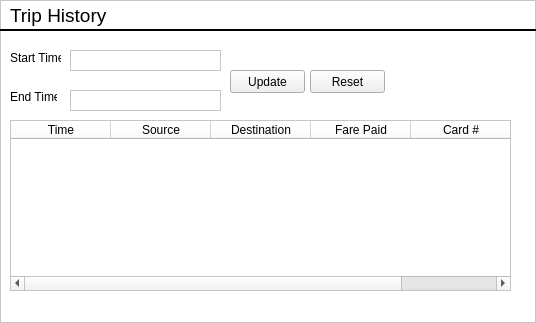
<?xml version="1.0" encoding="UTF-8"?>
<ui version="4.0">
 <class>Frame</class>
 <widget class="QFrame" name="Frame">
  <property name="geometry">
   <rect>
    <x>0</x>
    <y>0</y>
    <width>536</width>
    <height>323</height>
   </rect>
  </property>
  <property name="windowTitle">
   <string>Trip History</string>
  </property>
  <property name="windowIcon">
   <iconset>
    <normaloff>marta-logo.png</normaloff>marta-logo.png</iconset>
  </property>
  <property name="toolTipDuration">
   <number>-1</number>
  </property>
  <property name="styleSheet">
   <string notr="true">QFrame {background-color: #ffffff}</string>
  </property>
  <property name="frameShape">
   <enum>QFrame::StyledPanel</enum>
  </property>
  <property name="frameShadow">
   <enum>QFrame::Raised</enum>
  </property>
  <widget class="QTextEdit" name="startTimeTextEdit">
   <property name="geometry">
    <rect>
     <x>70</x>
     <y>50</y>
     <width>151</width>
     <height>21</height>
    </rect>
   </property>
   <property name="verticalScrollBarPolicy">
    <enum>Qt::ScrollBarAlwaysOff</enum>
   </property>
  </widget>
  <widget class="QPushButton" name="updateButton">
   <property name="geometry">
    <rect>
     <x>230</x>
     <y>70</y>
     <width>75</width>
     <height>23</height>
    </rect>
   </property>
   <property name="text">
    <string>Update</string>
   </property>
  </widget>
  <widget class="QTableWidget" name="tableWidget">
   <property name="geometry">
    <rect>
     <x>10</x>
     <y>120</y>
     <width>501</width>
     <height>171</height>
    </rect>
   </property>
   <column>
    <property name="text">
     <string>Time</string>
    </property>
   </column>
   <column>
    <property name="text">
     <string>Source</string>
    </property>
   </column>
   <column>
    <property name="text">
     <string>Destination</string>
    </property>
   </column>
   <column>
    <property name="text">
     <string>Fare Paid</string>
    </property>
   </column>
   <column>
    <property name="text">
     <string>Card #</string>
    </property>
   </column>
  </widget>
  <widget class="QPushButton" name="resetButton">
   <property name="geometry">
    <rect>
     <x>310</x>
     <y>70</y>
     <width>75</width>
     <height>23</height>
    </rect>
   </property>
   <property name="text">
    <string>Reset</string>
   </property>
  </widget>
  <widget class="QLabel" name="breezeCardsLabel">
   <property name="geometry">
    <rect>
     <x>10</x>
     <y>0</y>
     <width>211</width>
     <height>31</height>
    </rect>
   </property>
   <property name="font">
    <font>
     <pointsize>14</pointsize>
    </font>
   </property>
   <property name="autoFillBackground">
    <bool>false</bool>
   </property>
   <property name="styleSheet">
    <string notr="true">QLabel {background-color: transparent}</string>
   </property>
   <property name="text">
    <string>Trip History</string>
   </property>
  </widget>
  <widget class="Line" name="line">
   <property name="windowModality">
    <enum>Qt::ApplicationModal</enum>
   </property>
   <property name="geometry">
    <rect>
     <x>0</x>
     <y>20</y>
     <width>541</width>
     <height>20</height>
    </rect>
   </property>
   <property name="maximumSize">
    <size>
     <width>16777215</width>
     <height>16777215</height>
    </size>
   </property>
   <property name="font">
    <font>
     <pointsize>8</pointsize>
    </font>
   </property>
   <property name="mouseTracking">
    <bool>true</bool>
   </property>
   <property name="autoFillBackground">
    <bool>false</bool>
   </property>
   <property name="styleSheet">
    <string notr="true">#line {background-color: transparent}</string>
   </property>
   <property name="frameShadow">
    <enum>QFrame::Plain</enum>
   </property>
   <property name="lineWidth">
    <number>2</number>
   </property>
   <property name="orientation">
    <enum>Qt::Horizontal</enum>
   </property>
  </widget>
  <widget class="QLabel" name="endTimeLabel">
   <property name="geometry">
    <rect>
     <x>10</x>
     <y>90</y>
     <width>47</width>
     <height>13</height>
    </rect>
   </property>
   <property name="text">
    <string>End Time</string>
   </property>
  </widget>
  <widget class="QLabel" name="startTimeLabel">
   <property name="geometry">
    <rect>
     <x>10</x>
     <y>50</y>
     <width>51</width>
     <height>16</height>
    </rect>
   </property>
   <property name="text">
    <string>Start Time</string>
   </property>
  </widget>
  <widget class="QTextEdit" name="endTimeTextEdit">
   <property name="geometry">
    <rect>
     <x>70</x>
     <y>90</y>
     <width>151</width>
     <height>21</height>
    </rect>
   </property>
   <property name="verticalScrollBarPolicy">
    <enum>Qt::ScrollBarAlwaysOff</enum>
   </property>
  </widget>
 </widget>
 <resources/>
 <connections/>
</ui>
